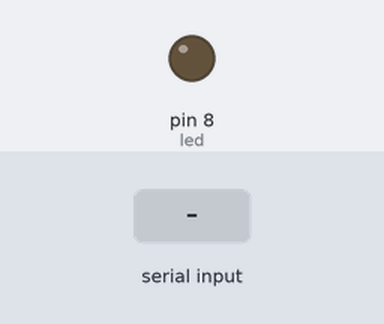
Bench run of a sketch on a simulated Arduino Uno, built with avr-gcc and run on an emulated ATmega328P. Shown: output pins drawn as LEDs (lit = HIGH). Inputs (shaded band) come from the test bench.

Above: at 1.2 s.
1.3 s: "90,45\n" received over Serial
At 2.3 s:
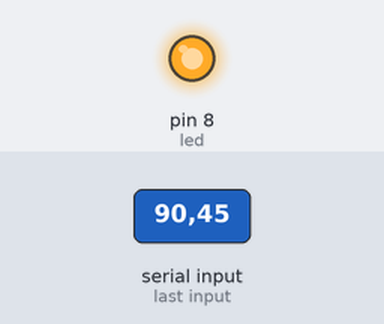
2.8 s: "30,150\n" received over Serial
At 3.5 s:
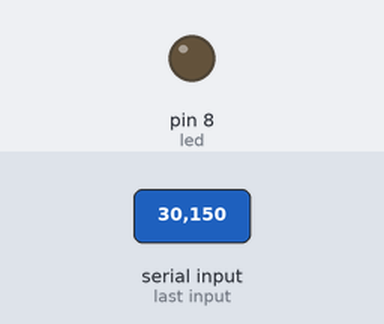
4.3 s: "5\n" received over Serial
At 4.6 s:
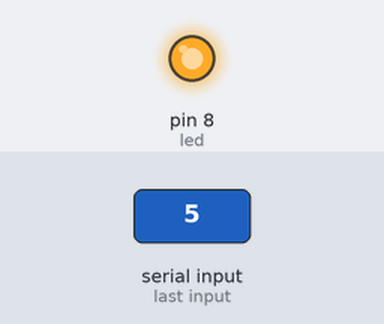
Timing chart, 0 to 7.3 s (numbered marks = the images above; inputs shaded):
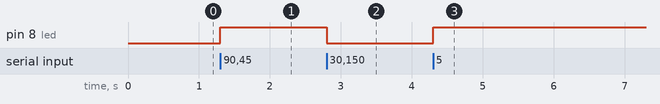

Measured:
- after the input at 1.3 s, pin 8 (led): LOW → HIGH at once
- after the input at 2.8 s, pin 8 (led): HIGH → LOW at once
- after the input at 4.3 s, pin 8 (led): LOW → HIGH at once

The sketch:

edison_arduino.ino
```cpp
int led=8; //int for led pin number
int c = -1; // int for income value

void setup()
{

  Serial.begin(115200); //set serial with baud rate
  pinMode(led,OUTPUT); //set the pin as an output


}

void loop()
{


  if (Serial.available()>0){  //if we have incoming value
      c =Serial.read()-48; //read the value minus 48
  //  Serial.write(c);
    if(c == 0) digitalWrite(led,LOW); //if 0 fingers turn off led
    else if(c == 5) digitalWrite(led,HIGH); //if 5 fingers turn on led
  }
}
```
